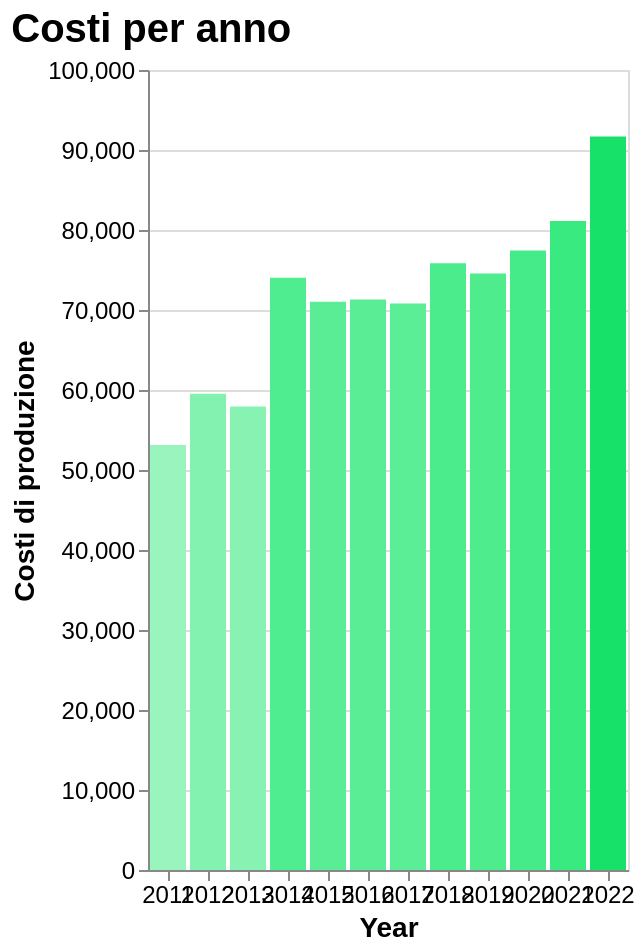

Express this chart as Vega-Lite.
### Vega-Lite specification from a JSON file in a GitHub repository (floating-point values rounded to 4 significant figures)
{"$schema": "https://vega.github.io/schema/vega-lite/v5.17.0.json", "config": {"axis": {"labelFontSize": 12, "titleFontSize": 14}, "background": "transparent", "title": {"anchor": "start", "color": "black", "fontSize": 20}}, "data": {"name": "data-0f6bda27a528fd9b5fcdb18dc62fe1b0"}, "datasets": {"data-0f6bda27a528fd9b5fcdb18dc62fe1b0": [{"(SE131) Total output (€/farm)": 53138, "Year": 2011}, {"(SE131) Total output (€/farm)": 59543, "Year": 2012}, {"(SE131) Total output (€/farm)": 57940, "Year": 2013}, {"(SE131) Total output (€/farm)": 74035, "Year": 2014}, {"(SE131) Total output (€/farm)": 71030, "Year": 2015}, {"(SE131) Total output (€/farm)": 71323, "Year": 2016}, {"(SE131) Total output (€/farm)": 70811, "Year": 2017}, {"(SE131) Total output (€/farm)": 75830, "Year": 2018}, {"(SE131) Total output (€/farm)": 74574, "Year": 2019}, {"(SE131) Total output (€/farm)": 77437, "Year": 2020}, {"(SE131) Total output (€/farm)": 81115, "Year": 2021}, {"(SE131) Total output (€/farm)": 91672, "Year": 2022}]}, "encoding": {"color": {"field": "(SE131) Total output (€/farm)", "legend": null, "scale": {"interpolate": "hsl", "scheme": ["#99f4be", "#18E169"]}, "type": "quantitative"}, "tooltip": [{"field": "(SE131) Total output (€/farm)", "format": ",", "type": "quantitative"}], "x": {"axis": {"labelAngle": 0}, "field": "Year", "title": "Year", "type": "ordinal"}, "y": {"field": "(SE131) Total output (€/farm)", "title": "Costi di produzione", "type": "quantitative"}}, "height": 400, "mark": {"type": "bar"}, "title": "Costi per anno", "width": "container"}
